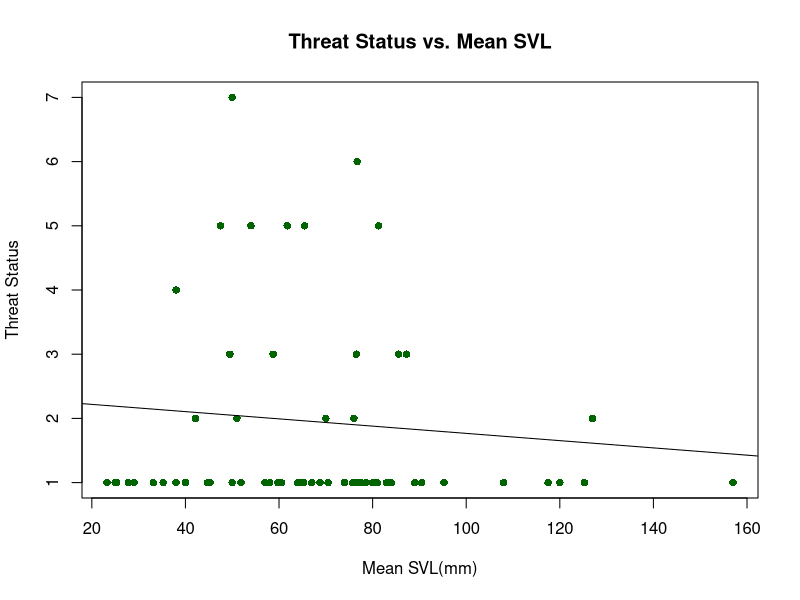
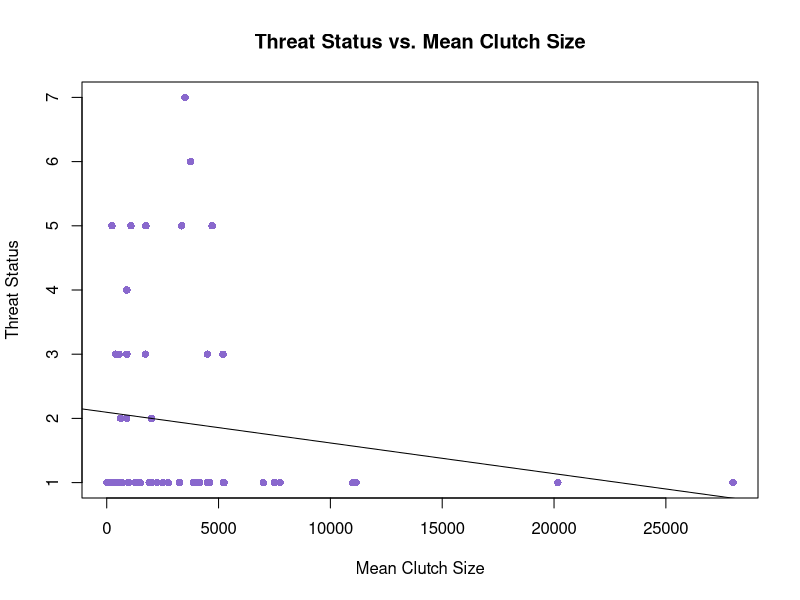
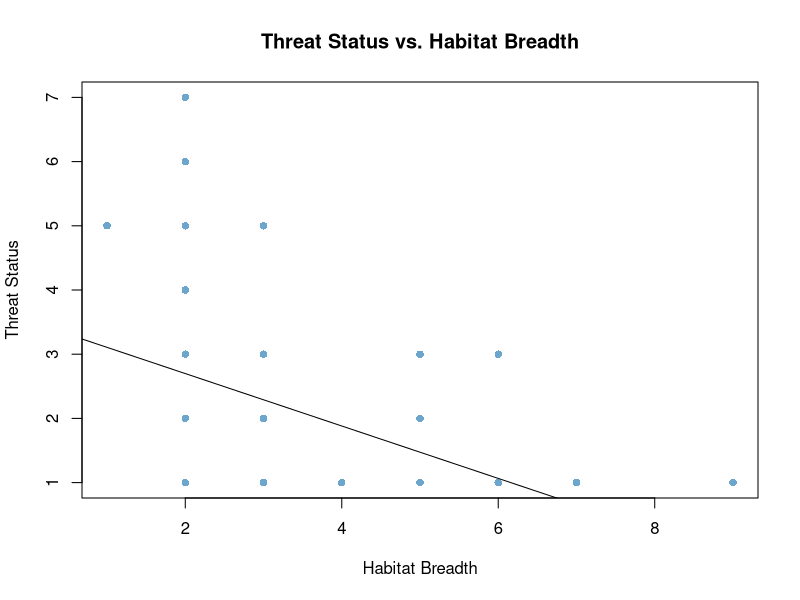
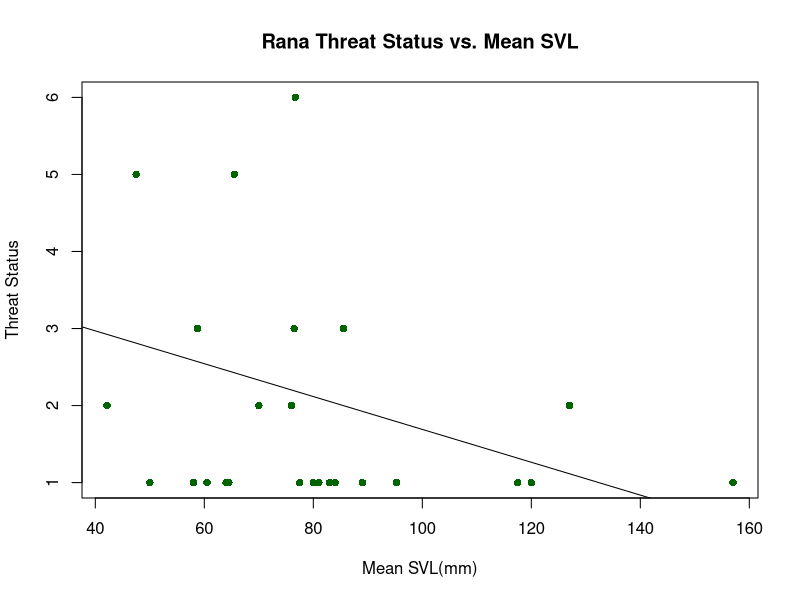
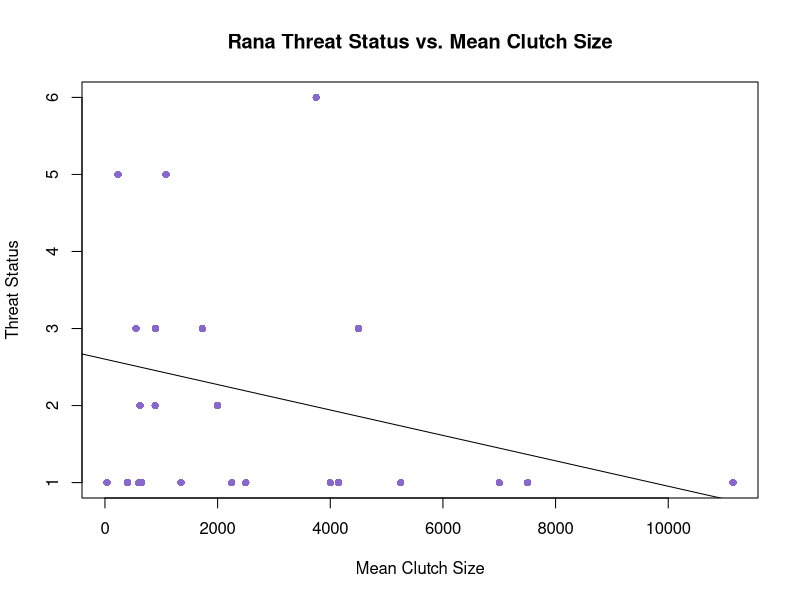
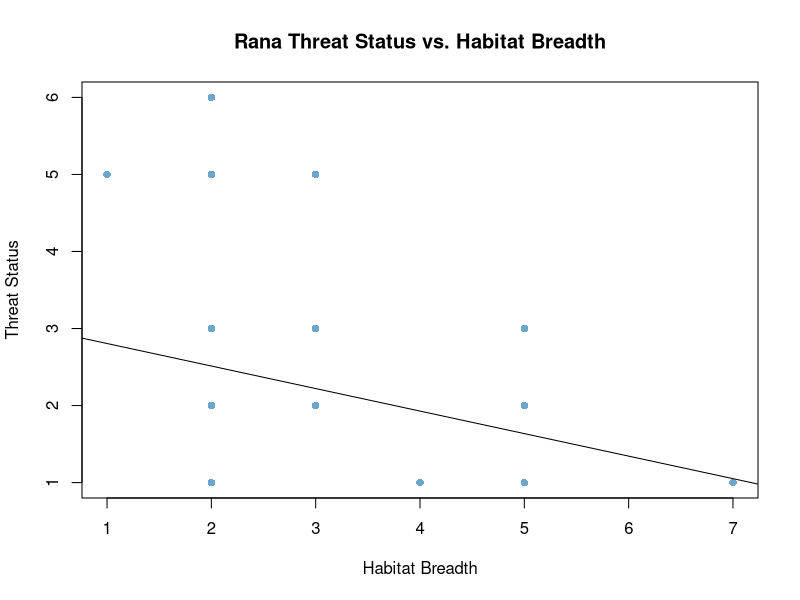

Reproduce these figures in R, in order. (Note: this script raises an error after producing the figures.)
# ENEC 395 Undergraduate Research 
# Alicia Wood
# 3/20/17
# Correlates of Extinction Risk in European and North American Amphibians


### Setting my working directory to the folder where all of my data and code are stored

setwd('~/Desktop/Extinction-Risk')

library(dplyr)


### Reading in raw data files

NAfrogs = read.table("NorthAmericanFrogs.txt", header=T, sep = '\t', quote = "\"")
NApaired = read.table("NorthAmericanFrogsPaired.txt", header=T, sep='\t', quote = "\"")
EuroAmphib = read.table("EuropeanAmphibians.txt", header=T, sep = '\t', quote = "\"", na.strings = "DD")
Taxonomy = read.table("Taxonomy.txt", header=T, sep = '\t', quote = "\"")

# Creating threat binary column in the European Dataset
EuroAmphib$ThreatBinary <- NA
EuroAmphib$ThreatBinary[EuroAmphib$IUCN_Status_Vulnerable == 1 | EuroAmphib$IUCN_Status_Endangered == 1 | EuroAmphib$IUCN_Status_NearThreatened == 1 | EuroAmphib$IUCN_Status_CriticallyEndangered == 1] <- 1
EuroAmphib$ThreatBinary[EuroAmphib$IUCN_Status_LeastConcern == 1] <- 0
# Creating Continuous Threat Status Variable
EuroAmphib$threat[EuroAmphib$IUCN_Status_LeastConcern == 1] <- 1
EuroAmphib$threat[EuroAmphib$IUCN_Status_Vulnerable == 1] <- 2
EuroAmphib$threat[EuroAmphib$IUCN_Status_NearThreatened == 1] <- 3
EuroAmphib$threat[EuroAmphib$IUCN_Status_Endangered == 1] <- 5
EuroAmphib$threat[EuroAmphib$IUCN_Status_CriticallyEndangered == 1] <- 6


#Creating Habitat Breadth columns in both datasets
EuroAmphib$Forest <- apply(EuroAmphib[,c(123:131)], 1, sum)
EuroAmphib$Forest[EuroAmphib$Forest > 0] <- 1
EuroAmphib$Savanna <- apply(EuroAmphib[,c(132:133)], 1, sum)
EuroAmphib$Savanna[EuroAmphib$Savanna > 0] <- 1
EuroAmphib$Shrubland <- apply(EuroAmphib[,c(134:141)], 1, sum)
EuroAmphib$Shrubland[EuroAmphib$Shrubland > 0] <- 1
EuroAmphib$Grassland <- apply(EuroAmphib[,c(142:148)], 1, sum)
EuroAmphib$Grassland[EuroAmphib$Grassland > 0] <- 1
EuroAmphib$Wetlands <- apply(EuroAmphib[,c(149:164)], 1, sum)
EuroAmphib$Wetlands[EuroAmphib$Wetlands > 0] <- 1
EuroAmphib$RockyAreas[EuroAmphib$Habitat_RockyAreas_inland_cliffs_moutain_peaks == 1] <- 1
EuroAmphib$RockyAreas[EuroAmphib$Habitat_RockyAreas_inland_cliffs_moutain_peaks == 0] <- 0
EuroAmphib$Caves <- apply(EuroAmphib[,c(166:167)], 1, sum)
EuroAmphib$Caves[EuroAmphib$Caves > 0] <- 1
EuroAmphib$Deserts <- apply(EuroAmphib[,c(168:170)], 1, sum)
EuroAmphib$Deserts[EuroAmphib$Deserts > 0] <- 1
EuroAmphib$ArtificialTerrestrial <- apply(EuroAmphib[,c(171:176)], 1, sum)
EuroAmphib$ArtificialTerrestrial[EuroAmphib$ArtificialTerrestrial > 0] <- 1
EuroAmphib$Other[EuroAmphib$Habitat_Other_dunes == 1] <- 1
EuroAmphib$Other[EuroAmphib$Habitat_Other_dunes == 0] <- 0

EuroAmphib$HabitatBreadth <- apply(EuroAmphib[,c(256,265)], 1, sum)
NAfrogs$HabitatBreadth <- apply(NAfrogs[,c(22:33)], 1, sum)

#Condensing mean max and min Clutch Size into 1 mean Clutch Size column for NA dataset
NAfrogs$ClutchSize <- ifelse(is.na(NAfrogs$MeanClutchSize), ifelse(is.na(NAfrogs$MaxClutchSize), ifelse(is.na(NAfrogs$MinClutchSize), NA, NAfrogs$MinClutchSize), ifelse(is.na(NAfrogs$MinClutchSize), NAfrogs$MaxClutchSize, rowMeans(NAfrogs[,c("MinClutchSize", "MaxClutchSize")]))), NAfrogs$MeanClutchSize)
#Europe dataset already in 1 column named number_of_eggs_or_offspring

#Condensing mean max and min SVL unspecified into 1 column for NA dataset
NAfrogs$SVLunspecified <- ifelse(is.na(NAfrogs$MeanSVL_Unspecified_mm), ifelse(is.na(NAfrogs$MaxSVL_Unspecified_mm), ifelse(is.na(NAfrogs$MinSVL_Unspecified_mm), NA, NAfrogs$MinSVL_Unspecified_mm), ifelse(is.na(NAfrogs$MinSVL_Unspecified_mm), NAfrogs$MaxSVL_Unspecified_mm, rowMeans(NAfrogs[,c("MinSVL_Unspecified_mm", "MaxSVL_Unspecified_mm")]))), NAfrogs$MeanSVL_Unspecified_mm)
#Condensing mean max and min SVL female into 1 column
NAfrogs$SVLfemale <- ifelse(is.na(NAfrogs$MeanSVL_Female_mm), ifelse(is.na(NAfrogs$MaxSVL_Female_mm), ifelse(is.na(NAfrogs$MinSVL_Female_mm), NA, NAfrogs$MinSVL_Female_mm), ifelse(is.na(NAfrogs$MinSVL_Female_mm), NAfrogs$MaxSVL_Female_mm, rowMeans(NAfrogs[,c("MinSVL_Female_mm", "MaxSVL_Female_mm")]))), NAfrogs$MeanSVL_Female_mm)
#Condensing mean max and min SVL male into 1 column
NAfrogs$SVLmale <- ifelse(is.na(NAfrogs$MeanSVL_Male_mm), ifelse(is.na(NAfrogs$MaxSVL_Male_mm), ifelse(is.na(NAfrogs$MinSVL_Male_mm), NA, NAfrogs$MinSVL_Male_mm), ifelse(is.na(NAfrogs$MinSVL_Male_mm), NAfrogs$MaxSVL_Male_mm, rowMeans(NAfrogs[,c("MinSVL_Male_mm", "MaxSVL_Male_mm")]))), NAfrogs$MeanSVL_Male_mm)
#Condensing male female and unspecified SVL into 1 final mean SVL column
NAfrogs$SVLMFmean <- rowMeans(NAfrogs[,c("SVLfemale", "SVLmale")])
NAfrogs$SVL <- ifelse(!is.na(NAfrogs$SVLunspecified) & !is.na(NAfrogs$SVLfemale) & !is.na(NAfrogs$SVLmale), rowMeans(NAfrogs[,c("SVLunspecified", "SVLMFmean")]), ifelse(is.na(NAfrogs$SVLunspecified), ifelse(is.na(NAfrogs$SVLfemale), ifelse(is.na(NAfrogs$SVLmale), NA, NAfrogs$SVLmale), ifelse(is.na(NAfrogs$SVLmale), NAfrogs$SVLfemale, NAfrogs$SVLMFmean)), NAfrogs$SVLunspecified))
#Mean SVL alredy in 1 column in Euro dastaset named SVL_unspecified_mm



# Threat status ordinal values
threat = data.frame(IUCN_Threat_Status = c('LC', 'VU', 'NT', 'TH', 'EN', 'CR', 'EW'),
                    threat = 1:7)
# Joining in taxon info
NAfrogs <- merge(NAfrogs, Taxonomy, by = "SpeciesName") %>% left_join(threat)
EuroAmphib <- merge(EuroAmphib, Taxonomy, by = "SpeciesName")

##### Plots

### North American Frogs

# Single Trait Linear Models
plot(NAfrogs$SVL, NAfrogs$threat, xlab = "Mean SVL(mm)", ylab = "Threat Status", main = "Threat Status vs. Mean SVL", col = "darkgreen", pch = 16)
lmsvl = lm(NAfrogs$threat ~ NAfrogs$SVL)
abline(lmsvl)
summary(lmsvl)
plot(NAfrogs$ClutchSize, NAfrogs$threat, xlab = "Mean Clutch Size", ylab = "Threat Status", main = "Threat Status vs. Mean Clutch Size", col = "mediumpurple3", pch = 16)
lmcs = lm(NAfrogs$threat ~ NAfrogs$ClutchSize)
abline(lmcs)
summary(lmcs)
plot(NAfrogs$HabitatBreadth, NAfrogs$threat, xlab = "Habitat Breadth", ylab = "Threat Status", main = "Threat Status vs. Habitat Breadth", col = "skyblue3", pch = 16)
lmbh = lm(NAfrogs$threat ~ NAfrogs$HabitatBreadth)
abline(lmbh)
summary(lmbh)
# Multi-Variable Linear Model
MultiLM = lm(NAfrogs$threat ~ NAfrogs$SVL + NAfrogs$ClutchSize + NAfrogs$HabitatBreadth)
summary(MultiLM)

### North American Rana
Rana = NAfrogs[NAfrogs$Genus == 'Rana',]
plot(Rana$SVL, Rana$threat, xlab = "Mean SVL(mm)", ylab = "Threat Status", main = "Rana Threat Status vs. Mean SVL", col = "darkgreen", pch = 16)
lmsvlr = lm(Rana$threat ~ Rana$SVL)
abline(lmsvlr)
summary(lmsvlr)
plot(Rana$ClutchSize, Rana$threat, xlab = "Mean Clutch Size", ylab = "Threat Status", main = "Rana Threat Status vs. Mean Clutch Size", col = "mediumpurple3", pch = 16)
lmcsr = lm(Rana$threat ~ Rana$ClutchSize)
abline(lmcsr)
summary(lmcsr)
plot(Rana$HabitatBreadth, Rana$threat, xlab = "Habitat Breadth", ylab = "Threat Status", main = "Rana Threat Status vs. Habitat Breadth", col = "skyblue3", pch = 16)
lmbhr = lm(Rana$threat ~ Rana$HabitatBreadth)
abline(lmbhr)
summary(lmbhr)
MultiLMr = lm(Rana$threat ~ Rana$SVL + Rana$ClutchSize + Rana$HabitatBreadth)
summary(MultiLMr)

# North American Anaxyrus
plot(Anaxyrus$SVL, Anaxyrus$threat, xlab = "Mean SVL(mm)", ylab = "Threat Status", main = "Anaxyrus Threat Status vs. Mean SVL", col = "darkgreen", pch = 16)
lmsvla = lm(Anaxyrus$threat ~ Anaxyrus$SVL)
abline(lmsvla)
summary(lmsvla)
plot(Anaxyrus$ClutchSize, Anaxyrus$threat, xlab = "Mean Clutch Size", ylab = "Threat Status", main = "Anaxyrus Threat Status vs. Mean Clutch Size", col = "mediumpurple3", pch = 16)
lmcsa = lm(Anaxyrus$threat ~ Anaxyrus$ClutchSize)
abline(lmcsa)
summary(lmcsa)
plot(Anaxyrus$HabitatBreadth, Anaxyrus$threat, xlab = "Habitat Breadth", ylab = "Threat Status", main = "Anaxyrus Threat Status vs. Habitat Breadth", col = "skyblue3", pch = 16)
lmbha = lm(Anaxyrus$threat ~ Anaxyrus$HabitatBreadth)
abline(lmbha)
summary(lmbha)
MultiLMa = lm(Anaxyrus$threat ~ Anaxyrus$SVL + Anaxyrus$ClutchSize + Anaxyrus$HabitatBreadth)
summary(MultiLMa)


### Next group by order then plot European frogs and salamanders
plot(EuroAmphib$SVL_Unspecified_mm, EuroAmphib$threat, xlab = "Mean SVL (mm)", ylab = "Threat Status", main = "Threat Status vs Mean SVL", col = "darkgreen", pch = 16)


#### Paired Analysis

#preparing the paired dataset
NApaired$HabitatBreadth1 <- apply(NApaired[,c(24:35)], 1, sum)
NApaired$HabitatBreadth2 <- apply(NApaired[,c(63:74)], 1, sum)

NApaired$ClutchSize1 <- ifelse(is.na(NApaired$MeanClutchSize1), ifelse(is.na(NApaired$MaxClutchSize1), ifelse(is.na(NApaired$MinClutchSize1), NA, NApaired$MinClutchSize1), ifelse(is.na(NApaired$MinClutchSize1), NApaired$MaxClutchSize1, rowMeans(NApaired[,c("MinClutchSize1", "MaxClutchSize1")]))), NApaired$MeanClutchSize1)
NApaired$ClutchSize2 <- ifelse(is.na(NApaired$MeanClutchSize2), ifelse(is.na(NApaired$MaxClutchSize2), ifelse(is.na(NApaired$MinClutchSize2), NA, NApaired$MinClutchSize2), ifelse(is.na(NApaired$MinClutchSize2), NApaired$MaxClutchSize2, rowMeans(NApaired[,c("MinClutchSize2", "MaxClutchSize2")]))), NApaired$MeanClutchSize2)

NApaired$SVLunspecified1 <- ifelse(is.na(NApaired$MeanSVL_Unspecified_mm1), ifelse(is.na(NApaired$MaxSVL_Unspecified_mm1), ifelse(is.na(NApaired$MinSVL_Unspecified_mm1), NA, NApaired$MinSVL_Unspecified_mm1), ifelse(is.na(NApaired$MinSVL_Unspecified_mm1), NApaired$MaxSVL_Unspecified_mm1, rowMeans(NApaired[,c("MinSVL_Unspecified_mm1", "MaxSVL_Unspecified_mm1")]))), NApaired$MeanSVL_Unspecified_mm1)
NApaired$SVLfemale1 <- ifelse(is.na(NApaired$MeanSVL_Female_mm1), ifelse(is.na(NApaired$MaxSVL_Female_mm1), ifelse(is.na(NApaired$MinSVL_Female_mm1), NA, NApaired$MinSVL_Female_mm1), ifelse(is.na(NApaired$MinSVL_Female_mm1), NApaired$MaxSVL_Female_mm1, rowMeans(NApaired[,c("MinSVL_Female_mm1", "MaxSVL_Female_mm1")]))), NApaired$MeanSVL_Female_mm1)
NApaired$SVLmale1 <- ifelse(is.na(NApaired$MeanSVL_Male_mm1), ifelse(is.na(NApaired$MaxSVL_Male_mm1), ifelse(is.na(NApaired$MinSVL_Male_mm1), NA, NApaired$MinSVL_Male_mm1), ifelse(is.na(NApaired$MinSVL_Male_mm1), NApaired$MaxSVL_Male_mm1, rowMeans(NApaired[,c("MinSVL_Male_mm1", "MaxSVL_Male_mm1")]))), NApaired$MeanSVL_Male_mm1)
NApaired$SVLMFmean1 <- rowMeans(NApaired[,c("SVLfemale1", "SVLmale1")])
NApaired$SVL1 <- ifelse(!is.na(NApaired$SVLunspecified1) & !is.na(NApaired$SVLfemale1) & !is.na(NApaired$SVLmale1), rowMeans(NApaired[,c("SVLunspecified1", "SVLMFmean1")]), ifelse(is.na(NApaired$SVLunspecified1), ifelse(is.na(NApaired$SVLfemale1), ifelse(is.na(NApaired$SVLmale1), NA, NApaired$SVLmale1), ifelse(is.na(NApaired$SVLmale1), NApaired$SVLfemale1, NApaired$SVLMFmean1)), NApaired$SVLunspecified1))
NApaired$SVLunspecified2 <- ifelse(is.na(NApaired$MeanSVL_Unspecified_mm2), ifelse(is.na(NApaired$MaxSVL_Unspecified_mm2), ifelse(is.na(NApaired$MinSVL_Unspecified_mm2), NA, NApaired$MinSVL_Unspecified_mm2), ifelse(is.na(NApaired$MinSVL_Unspecified_mm2), NApaired$MaxSVL_Unspecified_mm2, rowMeans(NApaired[,c("MinSVL_Unspecified_mm2", "MaxSVL_Unspecified_mm2")]))), NApaired$MeanSVL_Unspecified_mm2)
NApaired$SVLfemale2 <- ifelse(is.na(NApaired$MeanSVL_Female_mm2), ifelse(is.na(NApaired$MaxSVL_Female_mm2), ifelse(is.na(NApaired$MinSVL_Female_mm2), NA, NApaired$MinSVL_Female_mm2), ifelse(is.na(NApaired$MinSVL_Female_mm2), NApaired$MaxSVL_Female_mm2, rowMeans(NApaired[,c("MinSVL_Female_mm2", "MaxSVL_Female_mm2")]))), NApaired$MeanSVL_Female_mm2)
NApaired$SVLmale2 <- ifelse(is.na(NApaired$MeanSVL_Male_mm2), ifelse(is.na(NApaired$MaxSVL_Male_mm2), ifelse(is.na(NApaired$MinSVL_Male_mm2), NA, NApaired$MinSVL_Male_mm2), ifelse(is.na(NApaired$MinSVL_Male_mm2), NApaired$MaxSVL_Male_mm2, rowMeans(NApaired[,c("MinSVL_Male_mm2", "MaxSVL_Male_mm2")]))), NApaired$MeanSVL_Male_mm2)
NApaired$SVLMFmean2 <- rowMeans(NApaired[,c("SVLfemale2", "SVLmale2")])
NApaired$SVL2 <- ifelse(!is.na(NApaired$SVLunspecified2) & !is.na(NApaired$SVLfemale2) & !is.na(NApaired$SVLmale2), rowMeans(NApaired[,c("SVLunspecified2", "SVLMFmean2")]), ifelse(is.na(NApaired$SVLunspecified2), ifelse(is.na(NApaired$SVLfemale2), ifelse(is.na(NApaired$SVLmale2), NA, NApaired$SVLmale2), ifelse(is.na(NApaired$SVLmale2), NApaired$SVLfemale2, NApaired$SVLMFmean2)), NApaired$SVLunspecified2))

## Calculating Pair Differences
NApaired$SVLDiff <- NApaired$SVL2 - NApaired$SVL1
NApaired$ClutchSizeDiff <- NApaired$ClutchSize2 - NApaired$ClutchSize1
NApaired$HabitatBreadthDiff <- NApaired$HabitatBreadth2 - NApaired$HabitatBreadth1

## Wilcoxon Tests
wilcox.test(NApaired$SVLDiff)
wilcox.test(NApaired$ClutchSizeDiff)
wilcox.test(NApaired$HabitatBreadthDiff)











# example data visualizations
boxplot(NAfrogs$MeanClutchSize ~ NAfrogs$ThreatBinary)
boxplot(NAfrogs$MaxClutchSize ~ NAfrogs$ThreatBinary)
boxplot(NAfrogs$MinClutchSize ~ NAfrogs$ThreatBinary)
boxplot(NAfrogs$MeanSVL_Unspecified_mm ~ NAfrogs$ThreatBinary)
boxplot(NAfrogs$MeanSVL_Female_mm ~ NAfrogs$ThreatBinary)
boxplot(NAfrogs$MeanSVL_Male_mm ~ NAfrogs$ThreatBinary)
boxplot(NAfrogs$MaxSVL_Male_mm ~ NAfrogs$ThreatBinary)
boxplot(NAfrogs$MaxSVL_Female_mm ~ NAfrogs$ThreatBinary)
boxplot(NAfrogs$MaxSVL_Unspecified_mm ~ NAfrogs$ThreatBinary)
boxplot(NAfrogs$MinSVL_Unspecified_mm ~ NAfrogs$ThreatBinary)
boxplot(NAfrogs$MinSVL_Female_mm ~ NAfrogs$ThreatBinary)
boxplot(NAfrogs$MinSVL_Male_mm ~ NAfrogs$ThreatBinary)
boxplot(NAfrogs$Insectivorous ~ NAfrogs$ThreatBinary)
boxplot(NAfrogs$Cannibalism ~ NAfrogs$ThreatBinary)
boxplot(NAfrogs$Moluscivorous ~ NAfrogs$ThreatBinary)
boxplot(NAfrogs$MaxElevation_m ~ NAfrogs$ThreatBinary)
boxplot(NAfrogs$MinElevation_m ~ NAfrogs$ThreatBinary)
boxplot(NAfrogs$HabitatBreadth ~ NAfrogs$ThreatBinary)



boxplot(EuroAmphib$SVL_Unspecified_mm ~ EuroAmphib$ThreatBinary)
boxplot(EuroAmphib$SVL_Female_mm ~ EuroAmphib$ThreatBinary)
boxplot(EuroAmphib$SVL_Male_mm ~ EuroAmphib$ThreatBinary)
boxplot(EuroAmphib$Number_of_eggs_or_offspring ~ EuroAmphib$ThreatBinary)
boxplot(EuroAmphib$AdultDiet_Insectivorous ~ EuroAmphib$ThreatBinary)
boxplot(EuroAmphib$AdultDIet_Moluscivorous ~ EuroAmphib$ThreatBinary)
boxplot(EuroAmphib$AdultDiet_Cannibalism ~ EuroAmphib$ThreatBinary)
boxplot(EuroAmphib$AdultDiet_Herbivorous ~ EuroAmphib$ThreatBinary)
boxplot(EuroAmphib$Altitude_min ~ EuroAmphib$ThreatBinary)
boxplot(EuroAmphib$Altitude_max ~ EuroAmphib$ThreatBinary)
boxplot(EuroAmphib$HabitatBreadth ~ EuroAmphib$ThreatBinary)


# paired tests: e.g., Wilcoxon rank sum test (wilcox.test)

# need to rearrange data for paired comparison where you 

  
